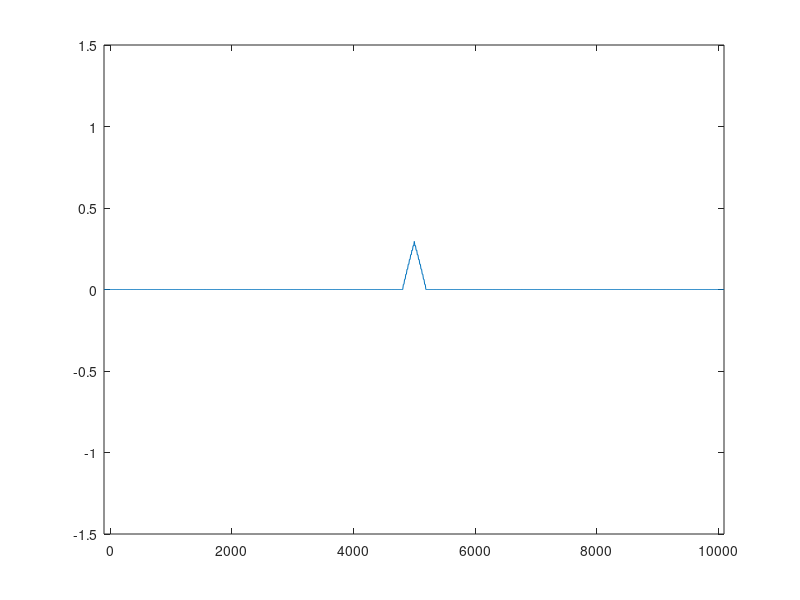
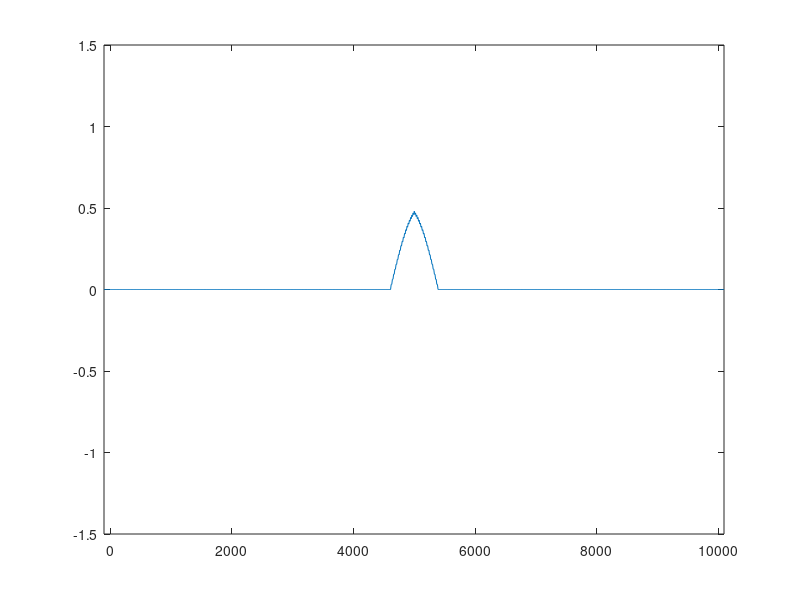
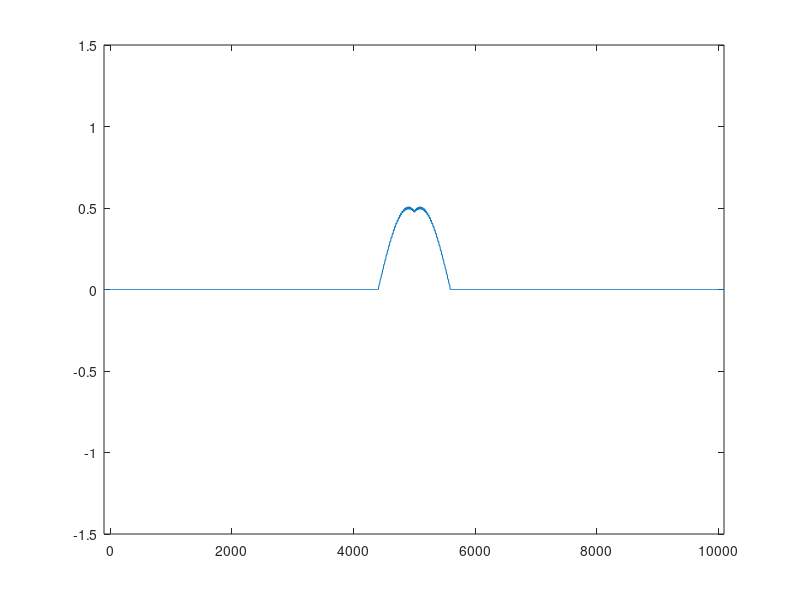
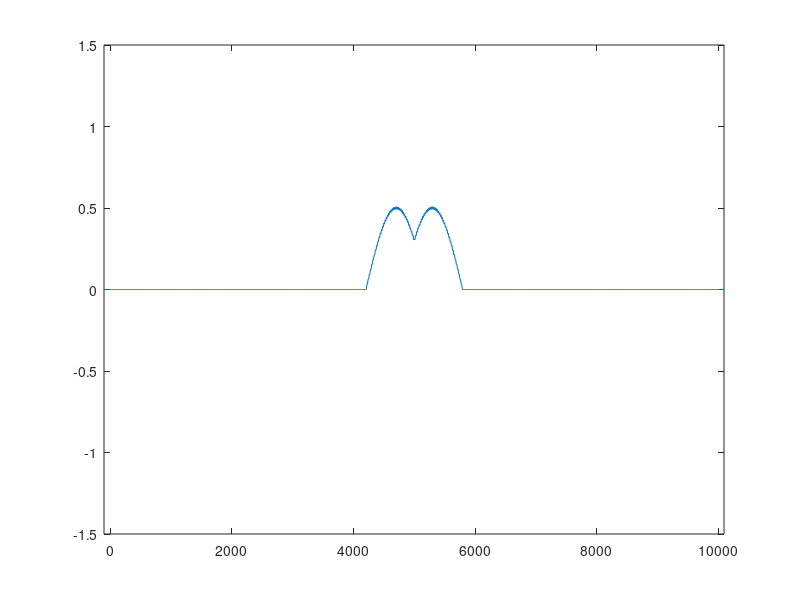

Here is the MATLAB script that generated these plots, in order: (Note: a time limit stopped this script after it produced the figures.)
   % Matlab
    clear;close all; clc
    n_pml = 10;
    nx = 1020; dx  = 10; x = (-n_pml:nx-1-n_pml) * dx; %(1:11) and (1010:1020) are PML zone
    nt = 700;  dt  = 1.0e-2;
    v  = 1000.0; rho = 1500;
    R = 0.001; delta = n_pml * dx; d_const = (3.0*v/2.0/delta)*log(1.0/R) /(delta*delta);

    d_pLeft  = ( (-n_pml:0)*dx ) .^2 * d_const;
    d_pRight = ( (0:n_pml)*dx  ) .^2 * d_const;
    d_qLeft  = ( (-n_pml:-1)*dx +dx/2 ) .^2 * d_const;
    d_qRight = ( (1:n_pml)*dx -dx/2   ) .^2 * d_const;
    d_p      = [d_pLeft zeros(1,nx-2*n_pml-2) d_pRight];
    d_q      = [d_qLeft zeros(1,nx-2*n_pml-1) d_qRight];

    c1       = (2.0-dt*d_p)./(2.0+dt*d_p);
    c2       = (-2.0*rho*v*v*dt)./dx./(2.0+dt*d_p);

    f1       = (2.0-dt*d_q)./(2.0+dt*d_q);
    f2       = ( (-2.0*dt)./rho./dx) ./ (2.0+dt.*d_q);


    f_wave = 0.5*2.0 * pi ;
    n_stop = floor( 2.0 * pi / f_wave   / dt );
    src= [ sin( (0:n_stop)*dt*f_wave) zeros(1,nt) ]; %source

    p  = zeros(2,nx); q  = zeros(2,nx-1); %initial conditions
    new = 1; old = 2;
    figure
    xmin = min(x); xmax = max(x);
    for it = 1:nt
        %  1   2   3   4   5  ...
        %--q---q---q---q---q--...
        %p---p---p---p---p---p...
        %1   2   3   4   5   6...
        p(old,511) = src(it)+p(old,511);
        for ix = 1:nx-1
            q(new,ix) = f1(ix)* q(old,ix) + f2(ix) * ( p(old,ix+1) - p(old,ix) );
        end
        for ix = 2:nx-1
            p(new,ix) = c1(ix)* p(old,ix) + c2(ix) * ( q(new,ix) - q(new,ix-1) );
        end

        %p(new,nx) = p(new,nx-1); % free boundary
        %p(new,1)  = p(new,2);
        p(new,nx) = 0.0; % rigid boundary
        p(new,1)  = 0.0;
        plot(x,p(old,:));
        axis( [xmin xmax -1.5 1.5] );
        pause(0.001);
        tmp = old; old = new; new = tmp;
        nn = it / 20.0;
        if nn == fix(nn)
            %nn = fix(nn)
            %if nn == 1
            %    imwrite(I,map,'wave.gif','gif','Loopcount',0,'DelayTime',0.1);
            %else
            %    imwrite(I,map,'wave.gif','gif','WriteMode','append','DelayTime',0.1);
            %end
            file = sprintf('%05d.jpg',nn);
            saveas(gcf,file,'jpg');
        end


    end
